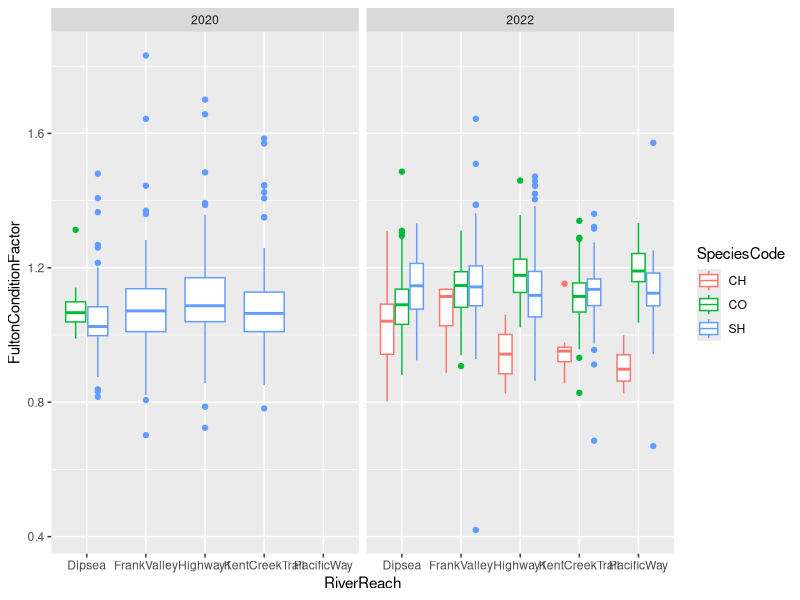
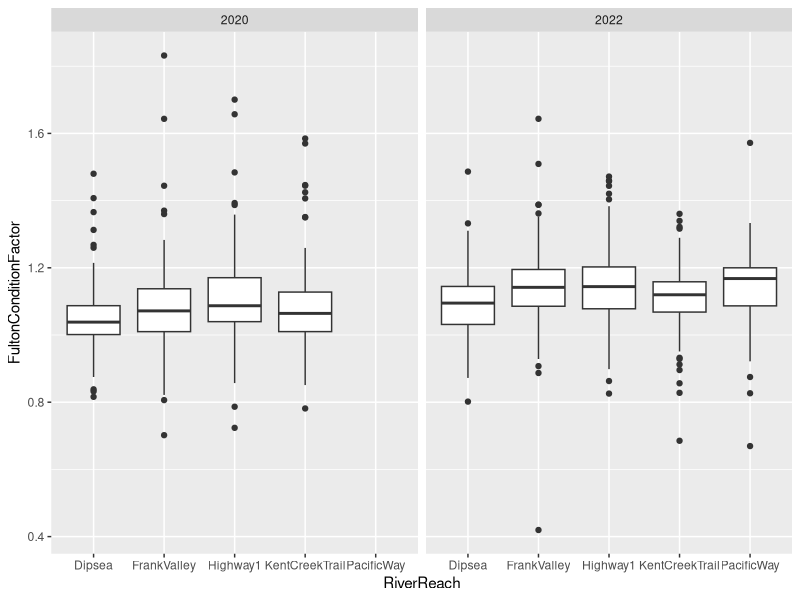

The R source for these figures, in order: (Note: this script raises an error after producing the figures.)
# Last updated 06/03/2026
# Results:
  # fulton condition factor
    # a) fish measurements - sig. b/n CH[0.997], SH[1.108], CO[1.119] & FieldSeason 2022 > 2020 [0.054] dif.
    # b) diet data original - sig. b/n CH[1.015], SH[1.147], CO[1.126] & FieldSeason 2022 > 2020 [0.056] dif.
    # c) by river reach - sig. dif. b/n river reach FCF in survey but not gut lavage data...
  # counts
    # proportions from seining + efishing seems to match diet data better (makes sense given they used similar methods to catch fish for gut lavage)
    # snorkel may be most representative but have the highest error...
# NOTE: almost all graphed data is based on YoY lifestage... may want to make adjustments for final report
  # might want to do stat. analysis by interaction

# Libraries ---------------------------------------------------------------

library(tidyverse)
library(patchwork)

# Calling files -----------------------------------------------------------

fish_snorkel <- read.csv("Data/Created_Data/Fish_Snorkel.csv")
fish_measurement <- read.csv("Data/Created_Data/Fish_Measurement.csv")
diet_data_original <- read.csv("Data/Created_Data/Diet_Data_Original.csv")

# Raw plotting ------------------------------------------------------------

### fulton condition factor

## fish measurement

# fish measurement weight vs length

# limit life stage and dimensions to diet data set
survey_length_weight_plot <- ggplot(fish_measurement %>% filter(LifeStage == "YoY", between(ForkLength, 30, 100)), 
       aes(x = ForkLength, y = FishWeight, color = SpeciesCode)) +
  geom_point() +
  facet_wrap(~FieldSeason) +
  stat_smooth(formula = y ~ splines::ns(x, 3),
              method = "glm")

# fish measurement fulton condition factor

survey_FCF_plot <- ggplot(fish_measurement %>% filter(LifeStage == "YoY", between(ForkLength, 30, 100)), 
       aes(x = SpeciesCode, y = FultonConditionFactor)) +
  geom_boxplot() +
  facet_wrap(~FieldSeason)

## diet data original

# diet data original weight vs length

diet_length_weight_plot <- ggplot(diet_data_original %>% filter(LifeStage == "YoY"), 
       aes(x = ForkLength, y = FishWeight, color = SpeciesCode)) +
  geom_point() +
  facet_wrap(~FieldSeason) +
  stat_smooth(formula = y ~ splines::ns(x, 3),
              method = "glm")

# diet data original fulton condition factor

diet_FCF_plot <- ggplot(diet_data_original %>% filter(LifeStage == "YoY"),
                        aes(x = SpeciesCode, y = FultonConditionFactor)) +
  geom_boxplot() +
  facet_wrap(~FieldSeason)

## by river reach

ggplot(fish_measurement %>% filter(LifeStage == "YoY", between(ForkLength, 30, 100), RiverReach != "Foot4"), 
       aes(x = RiverReach, y = FultonConditionFactor, color = SpeciesCode)) +
  geom_boxplot() +
  facet_wrap(~FieldSeason)

ggplot(fish_measurement %>% filter(LifeStage == "YoY", between(ForkLength, 30, 100), RiverReach != "Foot4"), 
       aes(x = RiverReach, y = FultonConditionFactor)) +
  geom_boxplot() +
  facet_wrap(~FieldSeason)

### rough counts

# snorkel 

snorkel_count_plot <- ggplot(fish_snorkel, 
                             aes(x = SpeciesCode, y = Count, fill = LifeStage)) +
  geom_col() +
  facet_wrap(~FieldSeason) +
  labs(title = "snorkel")

# seining + efishing

measurement_count_plot <- ggplot(fish_measurement, 
                                 aes(x = SpeciesCode, y = NumberOfFish, fill = LifeStage)) +
  geom_col() +
  facet_wrap(~FieldSeason) +
  labs(title = "seining + efish")

# diet 

diet_count_plot <- ggplot(diet_data_original %>% 
                            group_by(SpeciesCode, FieldSeason, LifeStage) %>% 
                            summarize(Count = n()),
                          aes(x = SpeciesCode, y = Count, fill = LifeStage)) +
  geom_col() +
  facet_wrap(~FieldSeason) +
  labs(title = "diet")

### river mapping

river_map <- rbind(unique(diet_data_original %>% select(Latitude, Longitude, RiverReach, StreamNumber)) %>% mutate(Data = "Diet"),
      unique(fish_measurement %>% select(Latitude, Longitude, RiverReach, StreamNumber)) %>% mutate(Data = "Seining + efish"),
      unique(fish_snorkel %>% select(Latitude, Longitude, RiverReach, StreamNumber)) %>% mutate(Data = "Snorkel"))

ggplot(river_map %>% arrange(RiverReach, StreamNumber), aes(x = Longitude, y = Latitude)) +
  geom_path(aes(group = RiverReach, linetype = RiverReach), linewidth = 1) + 
  geom_jitter(aes(shape = Data, color = Data), size = 2, width = 0.0005, height = 0.0005)

ggplot(river_map %>% arrange(RiverReach, StreamNumber), aes(x = Longitude, y = Latitude)) +
  geom_path(aes(group = RiverReach, linetype = RiverReach, color = RiverReach), linewidth = 1)

# Combining plots ---------------------------------------------------------

### fulton condition factor

(survey_length_weight_plot + survey_FCF_plot) / (diet_length_weight_plot + diet_FCF_plot)
ggsave("Figures/New_Figures/FCF_Comparison.png", width = 10, height = 8)

### counts

snorkel_count_plot + measurement_count_plot + diet_count_plot
ggsave("Figures/New_Figures/Count_Comparison.png", width = 15, height = 10)

# Significance testing ----------------------------------------------------

### fulton condition factor

## fish measurement

# by species

summary(glm(FultonConditionFactor ~ SpeciesCode + RiverReach + FieldSeason,
            fish_measurement %>% filter(LifeStage == "YoY", between(ForkLength, 30, 100)),
            family = gaussian(link = "identity")))

# diet data original

summary(glm(FultonConditionFactor ~ SpeciesCode + RiverReach + FieldSeason,
            diet_data_original %>% filter(LifeStage == "YoY"),
            family = gaussian(link = "identity")))
